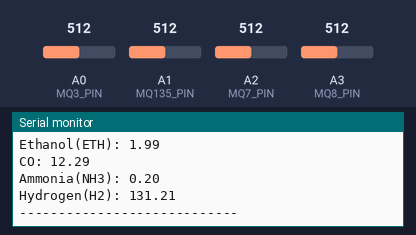
A sketch run on a simulated Arduino Uno, built with avr-gcc and run on an emulated ATmega328P. Parts: the last lines printed to the serial monitor. The inputs (shaded band) are chosen by the test bench; at power-on: A1 (MQ135_PIN) = 512, A3 (MQ8_PIN) = 512, A0 (MQ3_PIN) = 512, A2 (MQ7_PIN) = 512. No radio packets arrive unless stated.

Above: at 8.1 s.
8.2 s: A1 (MQ135_PIN) set to 569
At 10.4 s:
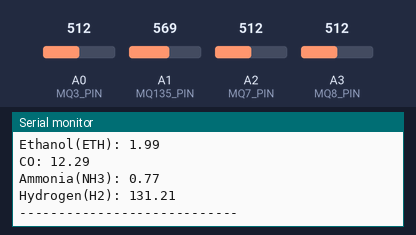
16.2 s: A1 (MQ135_PIN) set to 580
At 20.7 s:
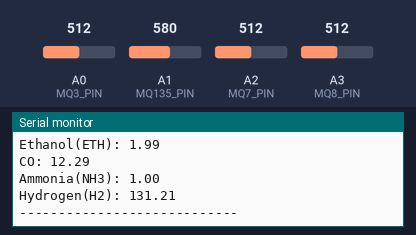
24.4 s: A3 (MQ8_PIN) set to 484
At 26.4 s:
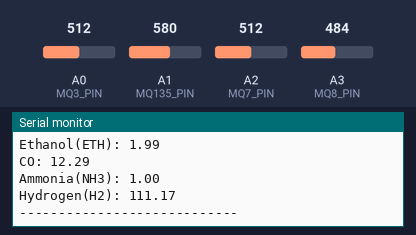
32.4 s: A3 (MQ8_PIN) set to 451
At 36.6 s:
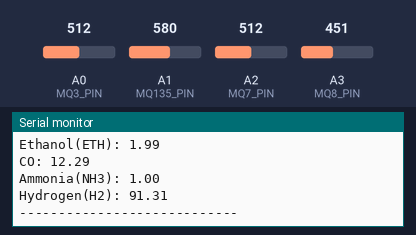
Timing chart, 0 to 37.5 s (numbered marks = the images above; inputs shaded):
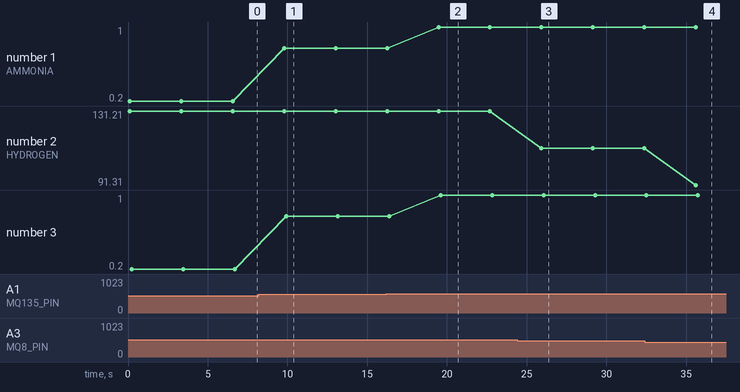

The sketch:

Transmitter.ino
```cpp
//Transmitter code
#include <Wire.h>
#include <SPI.h>
#include <LoRa.h>


#define RST 9    // Reset pin
#define DIO0 2   // DIO0 pin (interrupt capable)

const int MQ3_PIN = A0;
const int MQ135_PIN = A1;
const int MQ7_PIN = A2;
const int MQ8_PIN = A3;

const float RL_MQ3 = 10000;
const float RL_MQ135 = 10000;
const float RL_MQ7 = 10000;
const float RL_MQ8 = 10000;

const float R0_MQ3 = 23369.910;
const float R0_MQ135 = 1326.9465;
const float R0_MQ7 = 1056.725212;
const float R0_MQ8 = 6.769;

const float A_MQ3 = 0.526, B_MQ3 = -0.698;
const float A_MQ135 = 5.759, B_MQ135 = -0.380;
const float A_MQ7 = 20.207, B_MQ7 = -0.698;
const float A_MQ8 = 37034, B_MQ8 = -1.522;

float calculateRs(float sensorValue, float RL);
float calculatePPM(float sensorRs, float R0, float A, float B);

void setup() {
  Serial.begin(9600);
  while (!Serial);

  Serial.println("LoRa Sender Initializing...");

  LoRa.setPins(SS, RST, DIO0);

  if (!LoRa.begin(433E6)) {
    Serial.println("Starting LoRa failed!");
    while (1);
  }

  LoRa.setSpreadingFactor(7);
  LoRa.setSignalBandwidth(125E3);
  LoRa.setCodingRate4(5);
  LoRa.setSyncWord(0x12);
  LoRa.setTxPower(20);
  LoRa.enableCrc();

  Serial.println("LoRa Sender Ready!");
}

void loop() {
  int mq3_value = analogRead(MQ3_PIN);
  int mq135_value = analogRead(MQ135_PIN);
  int mq7_value = analogRead(MQ7_PIN);
  int mq8_value = analogRead(MQ8_PIN);

  float Rs_mq3 = calculateRs(mq3_value, RL_MQ3);
  float Rs_mq135 = calculateRs(mq135_value, RL_MQ135);
  float Rs_mq7 = calculateRs(mq7_value, RL_MQ7);
  float Rs_mq8 = calculateRs(mq8_value, RL_MQ8);

  float ppm_mq3 = calculatePPM(Rs_mq3, R0_MQ3, A_MQ3, B_MQ3);
  float ppm_mq135 = calculatePPM(Rs_mq135, R0_MQ135, A_MQ135, B_MQ135);
  float ppm_mq7 = calculatePPM(Rs_mq7, R0_MQ7, A_MQ7, B_MQ7);
  float ppm_mq8 = calculatePPM(Rs_mq8, R0_MQ8, A_MQ8, B_MQ8);

  String gas1 = "ETHANOL";
  String gas2 = "CO";
  String gas3 = "AMMONIA";
  String gas4 = "HYDROGEN";

  String ppm1 = String(ppm_mq3, 2);
  String ppm2 = String(ppm_mq7, 2);
  String ppm3 = String(ppm_mq135, 2);
  String ppm4 = String(ppm_mq8, 2);

  String payload =
    gas1 + "," + ppm1 + "," +
    gas2 + "," + ppm2 + "," +
    gas3 + "," + ppm3 + "," +
    gas4 + "," + ppm4;

  LoRa.beginPacket();
  LoRa.print(payload);
  LoRa.endPacket();

  Serial.println("=== Transmission ===");
  Serial.print("Sent: ");
  Serial.println(payload);
  Serial.print("Length: ");
  Serial.println(payload.length());
  Serial.println("Gas concentrations (PPM):");
  Serial.print("Ethanol(ETH): "); Serial.println(ppm_mq3);
  Serial.print("CO: "); Serial.println(ppm_mq7);
  Serial.print("Ammonia(NH3): "); Serial.println(ppm_mq135);
  Serial.print("Hydrogen(H2): "); Serial.println(ppm_mq8);
  Serial.println("----------------------------");

  delay(3000);
}

float calculateRs(float sensorValue, float RL) {
  float Vout = sensorValue * (5.0 / 1023.0);
  if (Vout == 0) Vout = 0.001;
  return (5.0 * RL / Vout) - RL;
}

float calculatePPM(float sensorRs, float R0, float A, float B) {
  float rs_ro_ratio = sensorRs / R0;
  if (rs_ro_ratio <= 0) rs_ro_ratio = 0.001;
  return pow(10, log(rs_ro_ratio / A) / B);
}
```

Measured:
- after the input at 8.2 s, the serial monitor: prints a new line after 1.6 s (image 1)
- after the input at 16.2 s, the serial monitor: prints a new line after 3.3 s (image 2)
- after the input at 24.4 s, the serial monitor: prints a new line after 1.5 s (image 3)
- after the input at 32.4 s, the serial monitor: prints a new line after 3.2 s (image 4)
- plotted number 1: 0.2 → 0.77 after the input at 8.2 s, 0.77 → 1 after the input at 16.2 s
- plotted number 2: 131.21 → 111.17 after the input at 24.4 s, 111.17 → 91.31 after the input at 32.4 s
- plotted number 3: 0.2 → 0.77 after the input at 8.2 s, 0.77 → 1 after the input at 16.2 s
